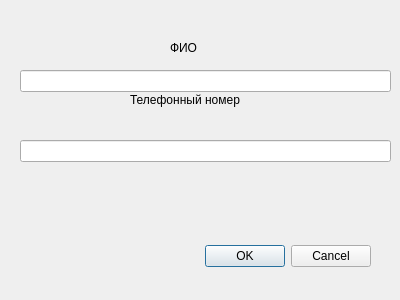
<?xml version="1.0" encoding="UTF-8"?>
<ui version="4.0">
 <class>ChangeTelephoneWidget</class>
 <widget class="QDialog" name="ChangeTelephoneWidget">
  <property name="geometry">
   <rect>
    <x>0</x>
    <y>0</y>
    <width>400</width>
    <height>300</height>
   </rect>
  </property>
  <property name="windowTitle">
   <string>Dialog</string>
  </property>
  <widget class="QDialogButtonBox" name="buttonBox">
   <property name="geometry">
    <rect>
     <x>30</x>
     <y>240</y>
     <width>341</width>
     <height>32</height>
    </rect>
   </property>
   <property name="orientation">
    <enum>Qt::Orientation::Horizontal</enum>
   </property>
   <property name="standardButtons">
    <set>QDialogButtonBox::StandardButton::Cancel|QDialogButtonBox::StandardButton::Ok</set>
   </property>
  </widget>
  <widget class="QLabel" name="label">
   <property name="geometry">
    <rect>
     <x>170</x>
     <y>40</y>
     <width>31</width>
     <height>16</height>
    </rect>
   </property>
   <property name="text">
    <string>ФИО</string>
   </property>
  </widget>
  <widget class="QLineEdit" name="fullNameLineEdit">
   <property name="geometry">
    <rect>
     <x>20</x>
     <y>70</y>
     <width>371</width>
     <height>22</height>
    </rect>
   </property>
   <property name="text">
    <string/>
   </property>
  </widget>
  <widget class="QLabel" name="label_2">
   <property name="geometry">
    <rect>
     <x>130</x>
     <y>90</y>
     <width>121</width>
     <height>20</height>
    </rect>
   </property>
   <property name="text">
    <string>Телефонный номер</string>
   </property>
  </widget>
  <widget class="QLineEdit" name="telephoneNumberLineEdit">
   <property name="geometry">
    <rect>
     <x>20</x>
     <y>140</y>
     <width>371</width>
     <height>22</height>
    </rect>
   </property>
  </widget>
 </widget>
 <resources/>
 <connections>
  <connection>
   <sender>buttonBox</sender>
   <signal>accepted()</signal>
   <receiver>ChangeTelephoneWidget</receiver>
   <slot>accept()</slot>
   <hints>
    <hint type="sourcelabel">
     <x>248</x>
     <y>254</y>
    </hint>
    <hint type="destinationlabel">
     <x>157</x>
     <y>274</y>
    </hint>
   </hints>
  </connection>
  <connection>
   <sender>buttonBox</sender>
   <signal>rejected()</signal>
   <receiver>ChangeTelephoneWidget</receiver>
   <slot>reject()</slot>
   <hints>
    <hint type="sourcelabel">
     <x>316</x>
     <y>260</y>
    </hint>
    <hint type="destinationlabel">
     <x>286</x>
     <y>274</y>
    </hint>
   </hints>
  </connection>
 </connections>
</ui>
